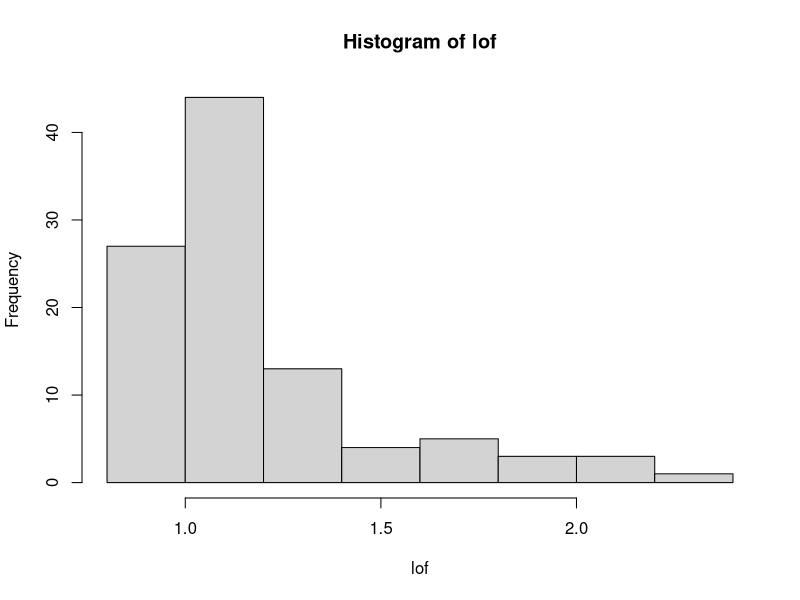
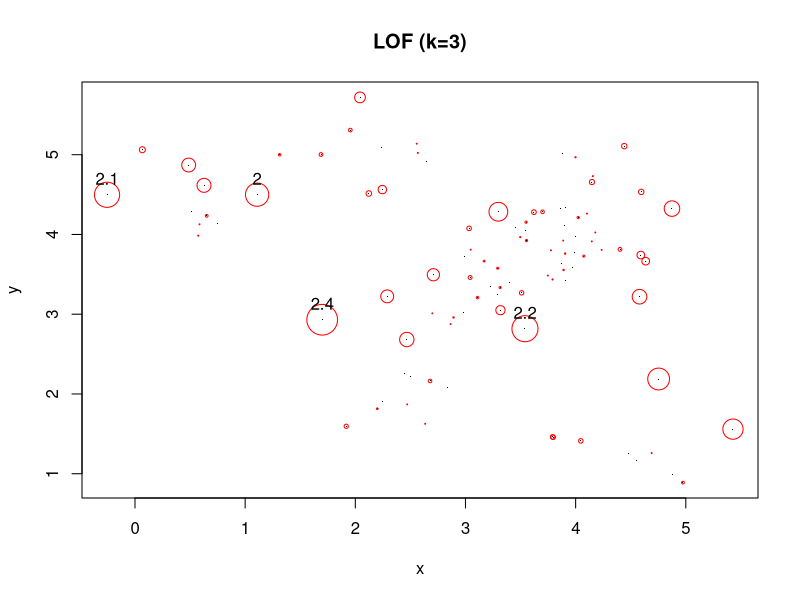

Recreate these plots in R, in order.
library(dbscan)


### Name: lof
### Title: Local Outlier Factor Score
### Aliases: lof LOF
### Keywords: model

### ** Examples

set.seed(665544)
n <- 100
x <- cbind(
  x=runif(10, 0, 5) + rnorm(n, sd=0.4),
  y=runif(10, 0, 5) + rnorm(n, sd=0.4)
  )

### calculate LOF score
lof <- lof(x, k=3)

### distribution of outlier factors
summary(lof)
hist(lof, breaks=10)

### point size is proportional to LOF
plot(x, pch = ".", main = "LOF (k=3)")
points(x, cex = (lof-1)*3, pch = 1, col="red")
text(x[lof>2,], labels = round(lof, 1)[lof>2], pos = 3)
